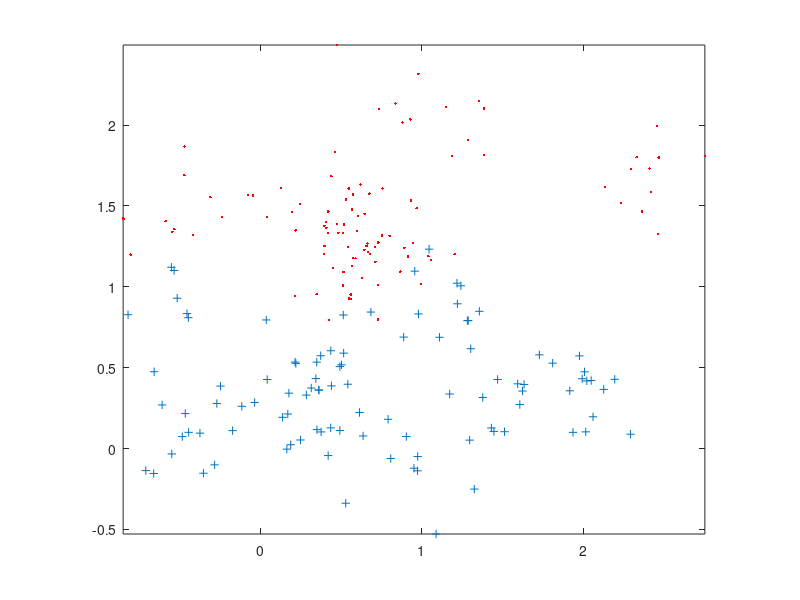

Recreate this plot in MATLAB.
% Illustrates a simple SV classifer
close all;
clear all;
separable=0;

if separable==1,
    % separable case
    n=25;
    x1 = 100*rand(n,1);
    x2 = 100*rand(n,1);
    % training labels
    figure(1),hold on;
    y=zeros(n,1);
    for i=1:n,
        if 0.4*x1(i)+30>x2(i),
            y(i) = 1;
            plot(x1(i),x2(i),'+');
        else
            y(i) = -1;
            plot(x1(i),x2(i),'r.');
        end
    end
    hold off;
else
    % non-separable case
    load gaussian_mixture_data;
    n=length(y);
    figure(1),plot(x1(1:100),x2(1:100),'+');
    figure(1),hold on, plot(x1(101:200),x2(101:200),'r.'); hold off; drawnow;
end
% construxt Gram matrix (Kernel matrix)
K = zeros(n,n);
for i=1:n,
    for j=1:n,
        K(i,j) = x1(i)*x1(j) + x2(i)*x2(j); % this a linear kernel, it could be more sophisticated
    end
end
C=0.1; % a parameter, you actually don't need it for the separable case
alpha = quadprog(diag(y)*K*diag(y),-ones(n,1),eye(n),C*ones(n,1),y',0,zeros(n,1),Inf*ones(n,1));

% support vectors
tol=0.0001;
sv = zeros(length(y),1);
figure(1),hold on;
for i=1:length(y),
    if alpha(i)>tol,
        sv(i)=1;
        plot(x1(i),x2(i),'o');
    end
end
hold off;

% computing offset
b = 0;
for i=1:length(y),
    if sv(i),
        b = b + y(i);
        for j=1:length(y),
            if sv(j),
                b = b - alpha(j)*y(j)*K(i,j);
            end
        end
    end
end
b = b/sum(sv);

% now constructing the hyper plane (in this case a straight line)
b1 = sum((((sv.*alpha).*y).*x1));
b2 = sum((((sv.*alpha).*y).*x2));

px = (min(x1):max(x1))';
py = -(b1/b2)*px - (b/b2);
figure(1); hold on; plot(px,py,'g'); hold off; axis image;